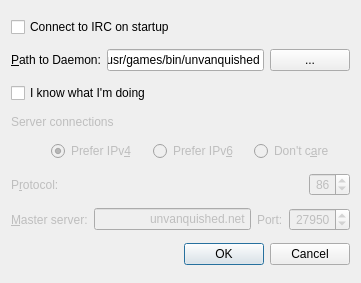
<?xml version="1.0" encoding="UTF-8"?>
<ui version="4.0">
 <class>SettingsDialog</class>
 <widget class="QDialog" name="SettingsDialog">
  <property name="geometry">
   <rect>
    <x>0</x>
    <y>0</y>
    <width>361</width>
    <height>283</height>
   </rect>
  </property>
  <property name="windowTitle">
   <string>Dialog</string>
  </property>
  <layout class="QVBoxLayout" name="verticalLayout">
   <item>
    <widget class="QCheckBox" name="ircConnectOnStartupCheckBox">
     <property name="text">
      <string>Connect to IRC on startup</string>
     </property>
    </widget>
   </item>
   <item>
    <layout class="QHBoxLayout" name="daemonPathLayout">
     <item>
      <widget class="QLabel" name="daemonPathLabel">
       <property name="text">
        <string>&amp;Path to Daemon:</string>
       </property>
       <property name="buddy">
        <cstring>daemonPathLineEdit</cstring>
       </property>
      </widget>
     </item>
     <item>
      <widget class="QLineEdit" name="daemonPathLineEdit">
       <property name="text">
        <string>/usr/games/bin/unvanquished</string>
       </property>
      </widget>
     </item>
     <item>
      <widget class="QPushButton" name="daemonPathBrowseButton">
       <property name="text">
        <string>...</string>
       </property>
      </widget>
     </item>
    </layout>
   </item>
   <item>
    <widget class="QCheckBox" name="braveUserCheckBox">
     <property name="text">
      <string>I know what I'm doing</string>
     </property>
    </widget>
   </item>
   <item>
    <widget class="QLabel" name="label">
     <property name="enabled">
      <bool>false</bool>
     </property>
     <property name="sizePolicy">
      <sizepolicy hsizetype="Minimum" vsizetype="Fixed">
       <horstretch>0</horstretch>
       <verstretch>0</verstretch>
      </sizepolicy>
     </property>
     <property name="text">
      <string>Server connections</string>
     </property>
    </widget>
   </item>
   <item>
    <layout class="QHBoxLayout" name="horizontalLayout">
     <item>
      <spacer name="horizontalSpacer">
       <property name="orientation">
        <enum>Qt::Horizontal</enum>
       </property>
       <property name="sizeType">
        <enum>QSizePolicy::Fixed</enum>
       </property>
       <property name="sizeHint" stdset="0">
        <size>
         <width>40</width>
         <height>20</height>
        </size>
       </property>
      </spacer>
     </item>
     <item>
      <widget class="QRadioButton" name="preferIPv4">
       <property name="enabled">
        <bool>false</bool>
       </property>
       <property name="text">
        <string>Prefer IPv&amp;4</string>
       </property>
       <property name="checked">
        <bool>true</bool>
       </property>
       <attribute name="buttonGroup">
        <string notr="true">preferredIPVersion</string>
       </attribute>
      </widget>
     </item>
     <item>
      <widget class="QRadioButton" name="preferIPv6">
       <property name="enabled">
        <bool>false</bool>
       </property>
       <property name="text">
        <string>Prefer IPv&amp;6</string>
       </property>
       <attribute name="buttonGroup">
        <string notr="true">preferredIPVersion</string>
       </attribute>
      </widget>
     </item>
     <item>
      <widget class="QRadioButton" name="preferIPAny">
       <property name="enabled">
        <bool>false</bool>
       </property>
       <property name="text">
        <string>Don't c&amp;are</string>
       </property>
       <attribute name="buttonGroup">
        <string notr="true">preferredIPVersion</string>
       </attribute>
      </widget>
     </item>
    </layout>
   </item>
   <item>
    <layout class="QHBoxLayout" name="protocolLayout">
     <item>
      <widget class="QLabel" name="protocolLabel">
       <property name="enabled">
        <bool>false</bool>
       </property>
       <property name="text">
        <string>P&amp;rotocol:</string>
       </property>
       <property name="buddy">
        <cstring>protocolSpinBox</cstring>
       </property>
      </widget>
     </item>
     <item>
      <widget class="QSpinBox" name="protocolSpinBox">
       <property name="enabled">
        <bool>false</bool>
       </property>
       <property name="sizePolicy">
        <sizepolicy hsizetype="Fixed" vsizetype="Fixed">
         <horstretch>0</horstretch>
         <verstretch>0</verstretch>
        </sizepolicy>
       </property>
       <property name="alignment">
        <set>Qt::AlignRight|Qt::AlignTrailing|Qt::AlignVCenter</set>
       </property>
       <property name="value">
        <number>86</number>
       </property>
      </widget>
     </item>
    </layout>
   </item>
   <item>
    <layout class="QHBoxLayout" name="masterServerLayout">
     <item>
      <widget class="QLabel" name="masterServerLabel">
       <property name="enabled">
        <bool>false</bool>
       </property>
       <property name="text">
        <string>&amp;Master server:</string>
       </property>
       <property name="buddy">
        <cstring>masterServerLineEdit</cstring>
       </property>
      </widget>
     </item>
     <item>
      <widget class="QLineEdit" name="masterServerLineEdit">
       <property name="enabled">
        <bool>false</bool>
       </property>
       <property name="text">
        <string>unvanquished.net</string>
       </property>
       <property name="alignment">
        <set>Qt::AlignRight|Qt::AlignTrailing|Qt::AlignVCenter</set>
       </property>
      </widget>
     </item>
     <item>
      <widget class="QLabel" name="portLabel">
       <property name="enabled">
        <bool>false</bool>
       </property>
       <property name="text">
        <string>Port:</string>
       </property>
      </widget>
     </item>
     <item>
      <widget class="QSpinBox" name="portSpinBox">
       <property name="enabled">
        <bool>false</bool>
       </property>
       <property name="sizePolicy">
        <sizepolicy hsizetype="Fixed" vsizetype="Fixed">
         <horstretch>0</horstretch>
         <verstretch>0</verstretch>
        </sizepolicy>
       </property>
       <property name="alignment">
        <set>Qt::AlignRight|Qt::AlignTrailing|Qt::AlignVCenter</set>
       </property>
       <property name="maximum">
        <number>65535</number>
       </property>
       <property name="value">
        <number>27950</number>
       </property>
      </widget>
     </item>
    </layout>
   </item>
   <item>
    <widget class="QDialogButtonBox" name="buttonBox">
     <property name="orientation">
      <enum>Qt::Horizontal</enum>
     </property>
     <property name="standardButtons">
      <set>QDialogButtonBox::Cancel|QDialogButtonBox::Ok</set>
     </property>
    </widget>
   </item>
  </layout>
 </widget>
 <resources/>
 <connections>
  <connection>
   <sender>buttonBox</sender>
   <signal>accepted()</signal>
   <receiver>SettingsDialog</receiver>
   <slot>accept()</slot>
   <hints>
    <hint type="sourcelabel">
     <x>189</x>
     <y>273</y>
    </hint>
    <hint type="destinationlabel">
     <x>157</x>
     <y>166</y>
    </hint>
   </hints>
  </connection>
  <connection>
   <sender>buttonBox</sender>
   <signal>rejected()</signal>
   <receiver>SettingsDialog</receiver>
   <slot>reject()</slot>
   <hints>
    <hint type="sourcelabel">
     <x>189</x>
     <y>273</y>
    </hint>
    <hint type="destinationlabel">
     <x>286</x>
     <y>166</y>
    </hint>
   </hints>
  </connection>
  <connection>
   <sender>braveUserCheckBox</sender>
   <signal>toggled(bool)</signal>
   <receiver>protocolSpinBox</receiver>
   <slot>setEnabled(bool)</slot>
   <hints>
    <hint type="sourcelabel">
     <x>238</x>
     <y>97</y>
    </hint>
    <hint type="destinationlabel">
     <x>350</x>
     <y>183</y>
    </hint>
   </hints>
  </connection>
  <connection>
   <sender>braveUserCheckBox</sender>
   <signal>toggled(bool)</signal>
   <receiver>protocolLabel</receiver>
   <slot>setEnabled(bool)</slot>
   <hints>
    <hint type="sourcelabel">
     <x>173</x>
     <y>97</y>
    </hint>
    <hint type="destinationlabel">
     <x>45</x>
     <y>192</y>
    </hint>
   </hints>
  </connection>
  <connection>
   <sender>braveUserCheckBox</sender>
   <signal>toggled(bool)</signal>
   <receiver>masterServerLineEdit</receiver>
   <slot>setEnabled(bool)</slot>
   <hints>
    <hint type="sourcelabel">
     <x>141</x>
     <y>97</y>
    </hint>
    <hint type="destinationlabel">
     <x>236</x>
     <y>230</y>
    </hint>
   </hints>
  </connection>
  <connection>
   <sender>braveUserCheckBox</sender>
   <signal>toggled(bool)</signal>
   <receiver>masterServerLabel</receiver>
   <slot>setEnabled(bool)</slot>
   <hints>
    <hint type="sourcelabel">
     <x>92</x>
     <y>97</y>
    </hint>
    <hint type="destinationlabel">
     <x>59</x>
     <y>239</y>
    </hint>
   </hints>
  </connection>
  <connection>
   <sender>braveUserCheckBox</sender>
   <signal>toggled(bool)</signal>
   <receiver>portLabel</receiver>
   <slot>setEnabled(bool)</slot>
   <hints>
    <hint type="sourcelabel">
     <x>275</x>
     <y>97</y>
    </hint>
    <hint type="destinationlabel">
     <x>287</x>
     <y>239</y>
    </hint>
   </hints>
  </connection>
  <connection>
   <sender>braveUserCheckBox</sender>
   <signal>toggled(bool)</signal>
   <receiver>portSpinBox</receiver>
   <slot>setEnabled(bool)</slot>
   <hints>
    <hint type="sourcelabel">
     <x>320</x>
     <y>97</y>
    </hint>
    <hint type="destinationlabel">
     <x>350</x>
     <y>230</y>
    </hint>
   </hints>
  </connection>
  <connection>
   <sender>braveUserCheckBox</sender>
   <signal>toggled(bool)</signal>
   <receiver>label</receiver>
   <slot>setEnabled(bool)</slot>
   <hints>
    <hint type="sourcelabel">
     <x>99</x>
     <y>88</y>
    </hint>
    <hint type="destinationlabel">
     <x>99</x>
     <y>107</y>
    </hint>
   </hints>
  </connection>
  <connection>
   <sender>braveUserCheckBox</sender>
   <signal>toggled(bool)</signal>
   <receiver>preferIPv4</receiver>
   <slot>setEnabled(bool)</slot>
   <hints>
    <hint type="sourcelabel">
     <x>136</x>
     <y>84</y>
    </hint>
    <hint type="destinationlabel">
     <x>140</x>
     <y>127</y>
    </hint>
   </hints>
  </connection>
  <connection>
   <sender>braveUserCheckBox</sender>
   <signal>toggled(bool)</signal>
   <receiver>preferIPv6</receiver>
   <slot>setEnabled(bool)</slot>
   <hints>
    <hint type="sourcelabel">
     <x>205</x>
     <y>89</y>
    </hint>
    <hint type="destinationlabel">
     <x>205</x>
     <y>129</y>
    </hint>
   </hints>
  </connection>
  <connection>
   <sender>braveUserCheckBox</sender>
   <signal>toggled(bool)</signal>
   <receiver>preferIPAny</receiver>
   <slot>setEnabled(bool)</slot>
   <hints>
    <hint type="sourcelabel">
     <x>308</x>
     <y>92</y>
    </hint>
    <hint type="destinationlabel">
     <x>309</x>
     <y>133</y>
    </hint>
   </hints>
  </connection>
 </connections>
 <buttongroups>
  <buttongroup name="preferredIPVersion"/>
 </buttongroups>
</ui>
